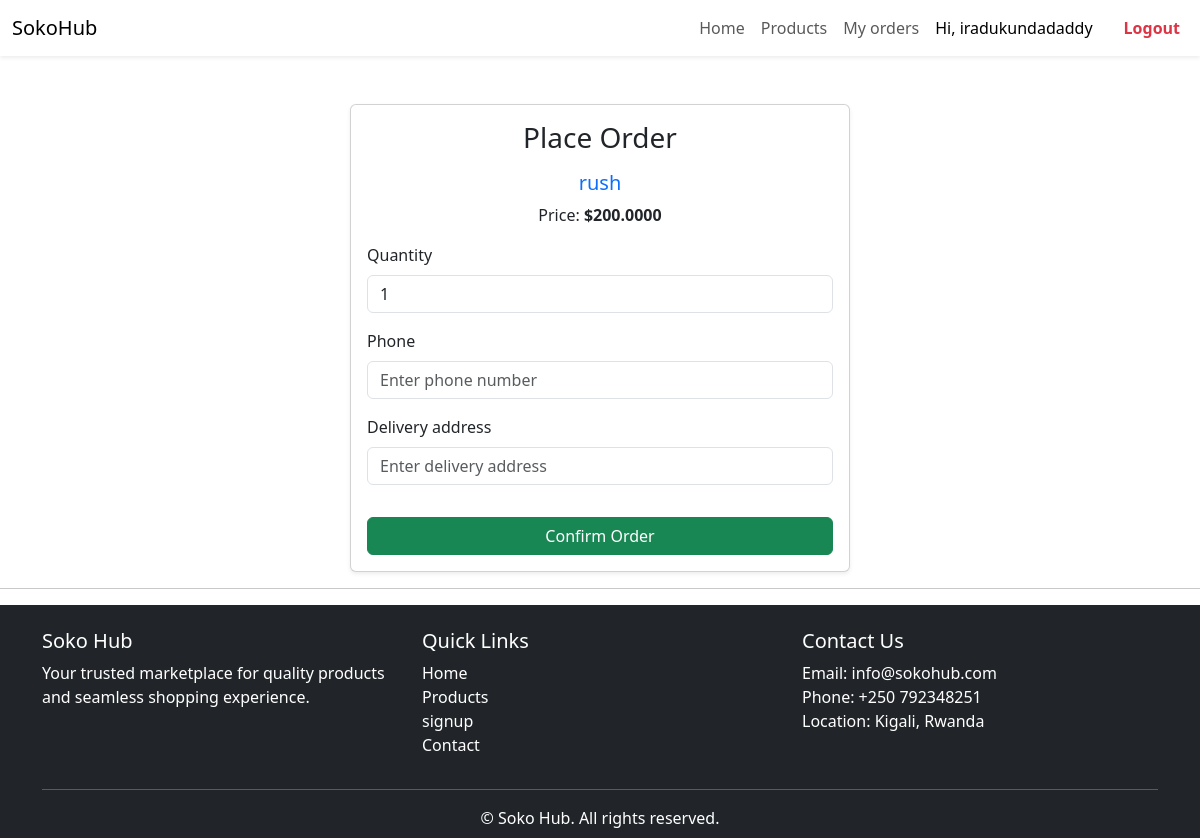
The app's page /order/2/ (signed in) with its own data.
### accounts/models.py (models this page shows)
class CustomUser(AbstractUser):
    USER_CHOICE_CUSTOMER= 'C',
    USER_CHOICE_VENDOR= 'V',
    USER_CHOICE = [
        ('V','Vendor'),
        ('C','Customer'),
    ]
    phone = models.CharField(max_length=15, blank=True, null=True)
    location = models.CharField(max_length=255)
    user_type= models.CharField(max_length = 150,choices= USER_CHOICE, default= USER_CHOICE_CUSTOMER)

### products/models.py (models this page shows, shortened)
class product(models.Model):
    STATUS_CHOICES = (
        ('available', 'Available'),
        ('unavailable', 'Unvailable'),
    )
    vendor = models.ForeignKey('accounts.CustomUser',on_delete = models.CASCADE)
    name = models.CharField(max_length=255)
    description = models.TextField()
    price = models.DecimalField(max_digits=20,decimal_places=4)
    stock = models.IntegerField()
    image = models.ImageField(upload_to='media/products/')
    created_at = models.DateTimeField(auto_now_add=True)
    status = models.CharField(max_length=20, choices=STATUS_CHOICES, default='available')

### orders/views.py (the view)
# urls.py: path("order/<int:id>/", place_order, name="place_order"),
def place_order(request, id):
    product_obj = get_object_or_404(product,id=id)
    if request.method == "POST":
        form = OrderForm(request.POST)
        quantity = int(request.POST.get("quantity"))  # coming from template input
        if form.is_valid():
            order = form.save(commit=False)
            order.customer = request.user
            order.status = "PENDING"
            order.total = product_obj.price * quantity
            order.save()
            print("ORDER CREATED:", order.id)
            OrderItem.objects.create(
                order=order,
                product=product_obj,
                quantity=quantity,
                price=product_obj.price
            )
            if product_obj.stock >= quantity:
                product_obj.stock -= quantity
                product_obj.save()
            return redirect("order_confirmation", id=order.id)
    else:
        form = OrderForm()
    return render(request, "orders/place_order.html", {
        "form": form,
        "product": product_obj
    })

### orders/form.py
class OrderForm(forms.ModelForm):
    class Meta:
        model = Order
        fields = ['phone', 'delivery_address']
        widgets = {
            'phone': forms.TextInput(attrs={
                'class': 'form-control',
                'placeholder': 'Enter phone number',
            }),
            'delivery_address': forms.TextInput(attrs={
                'class': 'form-control',
                'placeholder': 'Enter delivery address',
            }),
        }

### orders/templates/orders/place_order.html (shortened to what this page needs)
{% extends "accounts/base.html" %}
{% block content %}
<div class="container d-flex justify-content-center mt-5">
    <div class="card shadow-sm" style="width: 500px;">
        <div class="card-body">
            <h3 class="text-center mb-3">Place Order</h3>
            <h5 class="text-center text-primary">{{ product.name }}</h5>
            <p class="text-center">Price: <strong>${{ product.price }}</strong></p>
            <form method="POST">
                <div class="mb-3">
                    <label class="form-label">Quantity</label>
                    <input type="number" name="quantity" min="1" value="1"
                           class="form-control" required>
                </div>
                <div class="mb-3">
                    <label class="form-label">{{ form.phone.label }}</label>
                    {{ form.phone }}
                </div>
                <div class="mb-3">
                    <label class="form-label">{{ form.delivery_address.label }}</label>
                    {{ form.delivery_address }}
                </div>
                <button type="submit" class="btn btn-success w-100 mt-3">
                    Confirm Order
                </button>
            </form>
        </div>
    </div>
</div>
{% endblock %}

### accounts/templates/accounts/navbar.html (shortened to what this page needs)
{% load static %}
{% block content %}
<nav class="navbar navbar-expand-lg navbar-light bg-light shadow-sm py-2">
  <div class="container-fluid">
    <a class="navbar-brand   fs-lg " href="#">SokoHub</a>
    <div class="collapse navbar-collapse" id="navbarNav">
      <ul class="navbar-nav ms-auto mb-2 mb-lg-0">
      <ul class="navbar-nav mb-2 mb-lg-0">
        {% if request.user.is_authenticated %}
              {% if request.user.user_type == 'V' %}
        <li class="nav-item">
          <a class="nav-link"
          href="{% url 'vendor_dashboard' %}">Dashboard</a>
        </li>
        <li class="nav-item">
          <a class="nav-link "
             href="{% url 'vendor_products' %}">My Products</a>
        </li>
        <li class="nav-item">
          <a class="nav-link "
             href="{% url 'vendor_orders' %}">Orders</a>
        </li>
       {% else %}
        <li class="nav-item">
          <a class="nav-link "
             href="{% url 'home' %}">Home</a>
               </li>
               <li class="nav-item">
          <a class="nav-link "
             href="{% url 'product_list' %}">Products</a>
               </li><li class="nav-item">
          <a class="nav-link "
             href="{% url 'customer_orders' %}">My orders</a>
               </li>
      </ul>
        {% endif %}
         <li class="nav-item">
            <span class="nav-link msg">Hi, {{ request.user.username }}</span>
          </li>
          <li class="nav-item">
            <a class="nav-link text-danger fw-bold" href="{% url 'logout' %}">Logout</a>
          </li>
        {% endif %}
      </ul>
    </div>
  </div>
</nav>
{% endblock content %}

### accounts/templates/accounts/navbar.html (style rules this page uses)
.navbar { background-color: #fff !important; display: flex !important; justify-content: flex-end !important; align-items: start; }
.msg { font-size: 16px; color: black !important; margin-right: 15px; }

### records on screen
CustomUser: user.username "iradukundadaddy"
product: name "rush", price "200.0000"
